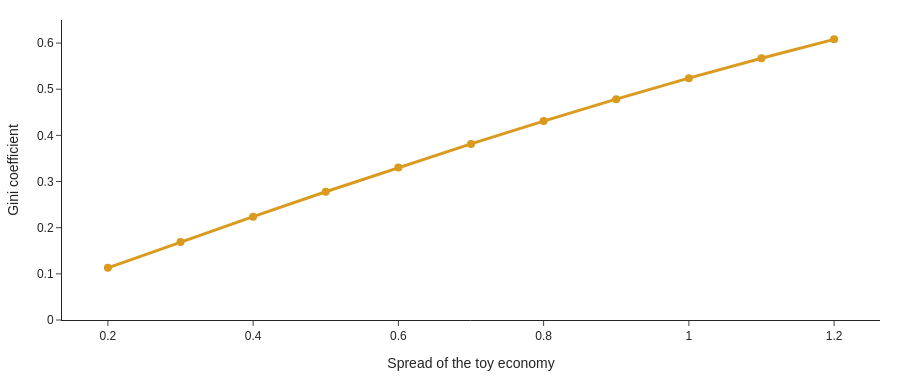

The notebook cell saved with this chart:
### Markdown cell above
## One number per economy

More spread means a higher Gini, but not in a straight line. The first bit of stretching moves it fast, then it slows. For reference, most rich countries report Gini coefficients for disposable income between about 0.25 and 0.40.

### Code cell
table = pd.DataFrame({"spread": spreads, "gini": [gini(toy_economy(s)) for s in spreads]})

fig2 = go.Figure(go.Scatter(
    x=table["spread"], y=table["gini"], mode="lines+markers",
    line=dict(color=GOLD, width=3), marker=dict(size=8, color=GOLD),
    hovertemplate="Spread %{x}<br>Gini %{y:.2f}<extra></extra>"))
fig2.update_layout(
    xaxis=dict(title="Spread of the toy economy"), yaxis=dict(title="Gini coefficient", range=[0, 0.65]),
    template="simple_white", height=380, margin=dict(l=60, r=20, t=20, b=40),
    font=dict(family="IBM Plex Sans, sans-serif"),
)
fig2.show()

### Figure 1 — Plotly figure (JSON) as saved in the notebook; plotly's stock layout.template omitted (floating-point values rounded to 4 significant figures)
{"data": [{"hovertemplate": "Spread %{x}<br>Gini %{y:.2f}<extra></extra>", "line": {"color": "#D99A1E", "width": 3}, "marker": {"color": "#D99A1E", "size": 8}, "mode": "lines+markers", "type": "scatter", "x": [0.2, 0.3, 0.4, 0.5, 0.6, 0.7, 0.8, 0.9, 1.0, 1.1, 1.2], "y": [0.113, 0.1688, 0.2238, 0.2778, 0.3304, 0.3816, 0.431, 0.4785, 0.524, 0.5672, 0.6081]}], "layout": {"font": {"family": "IBM Plex Sans, sans-serif"}, "height": 380, "margin": {"b": 40, "l": 60, "r": 20, "t": 20}, "xaxis": {"title": {"text": "Spread of the toy economy"}}, "yaxis": {"range": [0, 0.65], "title": {"text": "Gini coefficient"}}}}
